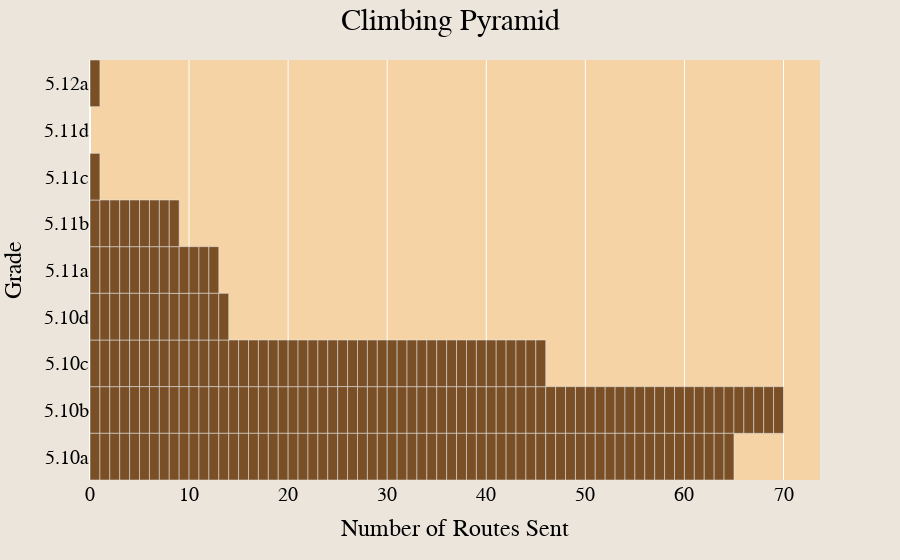

This figure's notebook cell:
### Code cell
df_clean_sends = df[df['Lead Style'].isin(CLEAN_SEND)]
df_clean_sends['Route Formatted'] = df_clean_sends['Route'].apply(lambda x: string.capwords(x))
df_clean_sends['Location Formatted'] = df_clean_sends['Location'].apply(lambda x: " > ".join(x.title().split(' > ')[-2::]))

fig = px.bar(df_clean_sends, y="Rating", orientation='h', category_orders={"Rating": YDS_GRADES_LETTER[::-1]}, custom_data=['Route Formatted', 'Date', 'Location Formatted', 'Length', 'Avg Stars']) # The [::-1] is an inverse slice
fig.update_layout(font={'family':'Courier New', 'color':'black', 'size':20}, title={'text':'Climbing Pyramid', 'x':0.5, 'font_size':30}, xaxis={'title': 'Number of Routes Sent'}, yaxis={'title': 'Grade'}, paper_bgcolor='#ece5dc', plot_bgcolor='#F5D3A5', bargap=0)
fig.update_traces(marker_color='#7A4F25', hovertemplate='Name: %{customdata[0]}<br>Date: %{customdata[1]}<br>Location: %{customdata[2]}<br>Length: %{customdata[3]}ft<br>Avg Stars: %{customdata[4]}')
fig

### Figure 1 — Plotly figure (JSON) as saved in the notebook; plotly's stock layout.template omitted (floating-point values rounded to 4 significant figures; data arrays with more than 128 entries replaced by an {"elided": "..."} marker saying what was removed)
{"data": [{"alignmentgroup": "True", "customdata": {"elided": "219x5 mixed values"}, "hovertemplate": "Name: %{customdata[0]}<br>Date: %{customdata[1]}<br>Location: %{customdata[2]}<br>Length: %{customdata[3]}ft<br>Avg Stars: %{customdata[4]}", "legendgroup": "", "marker": {"color": "#7A4F25", "pattern": {"shape": ""}}, "name": "", "offsetgroup": "", "orientation": "h", "showlegend": false, "textposition": "auto", "type": "bar", "x": {"elided": "219 int values"}, "xaxis": "x", "y": {"elided": "219 str values"}, "yaxis": "y"}], "layout": {"bargap": 0, "barmode": "relative", "font": {"color": "black", "family": "Courier New", "size": 20}, "legend": {"tracegroupgap": 0}, "margin": {"t": 60}, "paper_bgcolor": "#ece5dc", "plot_bgcolor": "#F5D3A5", "title": {"font": {"size": 30}, "text": "Climbing Pyramid", "x": 0.5}, "xaxis": {"anchor": "y", "domain": [0, 1], "title": {"text": "Number of Routes Sent"}}, "yaxis": {"anchor": "x", "categoryarray": ["5.0", "5.1", "5.2", "5.3", "5.4", "5.5", "5.6", "5.7", "5.8", "5.9", "5.10a", "5.10b", "5.10c", "5.10d", "5.11a", "5.11b", "5.11c", "5.11d", "5.12a", "5.12b", "5.12c", "5.12d", "5.13a", "5.13b", "5.13c", "5.13d", "5.14a", "5.14b", "5.14c", "5.14d", "5.15a", "5.15b", "5.15c", "5.15d"], "categoryorder": "array", "domain": [0, 1], "title": {"text": "Grade"}}}}
